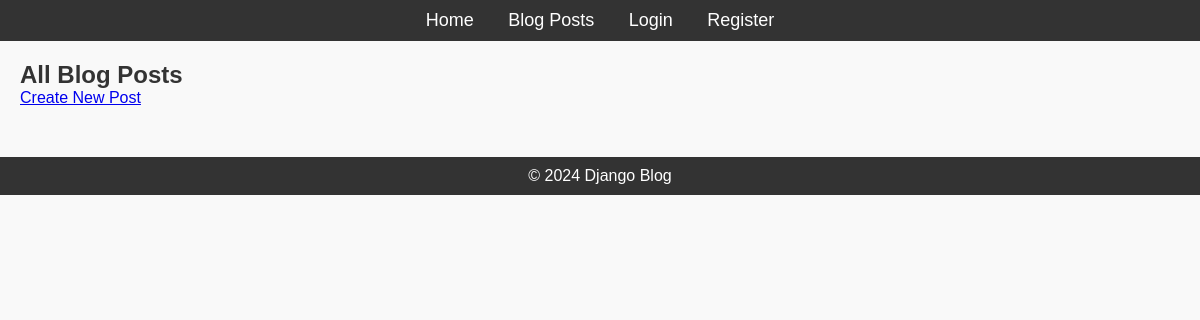
Page /post/ on the earlier database version.
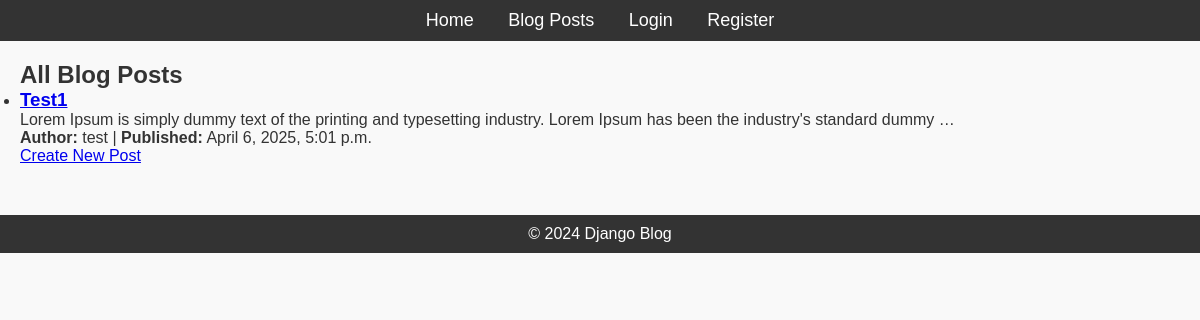
Same page on the later database version.
### blog/models.py (models this page shows, shortened)
class Post(models.Model):
    title = models.CharField(max_length=200)
    content = models.TextField()
    published_date = models.DateTimeField(auto_now_add=True)
    author = models.ForeignKey(User, on_delete=models.CASCADE, related_name='posts')

### blog/views.py (the view)
# urls.py: path('post/', views.PostListView.as_view(), name='posts-list'),
class PostListView(ListView):
    model = Post
    template_name = 'blog/post_list.html'  # Template for listing all posts
    context_object_name = 'posts'  # Name for the context variable in the template
    ordering = ['-published_date']  # Order posts by most recent

### blog/templates/blog/post_list.html (shortened to what this page needs)
{% extends 'blog/base.html' %}
{% block content %}
    <h2>All Blog Posts</h2>
    <ul>
        {% for post in posts %}
            <li>
                <h3><a href="{% url 'post_detail' post.pk %}">{{ post.title }}</a></h3>
                <p>{{ post.content|truncatewords:20 }}</p>
                <p><strong>Author:</strong> {{ post.author.username }} | <strong>Published:</strong> {{ post.published_date }}</p>
            </li>
        {% endfor %}
    </ul>
    <a href="{% url 'post_create' %}">Create New Post</a>
{% endblock %}

Differences in the rows shown:
added Post: title "Test1", content "Lorem Ipsum is simply dummy text of the printing and typesetting industry. Lorem Ipsum has been the industry's standard dummy …", author.username "test", published_date "April 6, 2025, 5:01 p.m."
